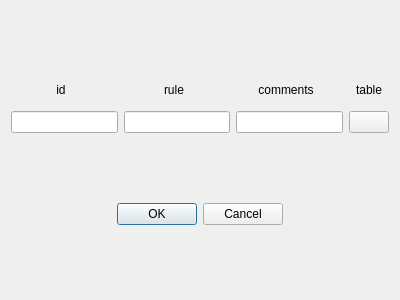
<?xml version="1.0" encoding="UTF-8"?>
<ui version="4.0">
 <class>Dialog_AddNewRow</class>
 <widget class="QDialog" name="Dialog_AddNewRow">
  <property name="geometry">
   <rect>
    <x>0</x>
    <y>0</y>
    <width>400</width>
    <height>300</height>
   </rect>
  </property>
  <property name="windowTitle">
   <string>Dialog</string>
  </property>
  <layout class="QVBoxLayout" name="verticalLayout_5">
   <item>
    <layout class="QHBoxLayout" name="horizontalLayout_2">
     <item>
      <layout class="QVBoxLayout" name="verticalLayout">
       <item>
        <widget class="BodyLabel" name="BodyLabel">
         <property name="sizePolicy">
          <sizepolicy hsizetype="Preferred" vsizetype="Minimum">
           <horstretch>0</horstretch>
           <verstretch>0</verstretch>
          </sizepolicy>
         </property>
         <property name="minimumSize">
          <size>
           <width>0</width>
           <height>20</height>
          </size>
         </property>
         <property name="maximumSize">
          <size>
           <width>100</width>
           <height>30</height>
          </size>
         </property>
         <property name="text">
          <string>id</string>
         </property>
         <property name="alignment">
          <set>Qt::AlignCenter</set>
         </property>
        </widget>
       </item>
       <item>
        <widget class="LineEdit" name="LineEdit"/>
       </item>
      </layout>
     </item>
     <item>
      <layout class="QVBoxLayout" name="verticalLayout_2">
       <item>
        <widget class="BodyLabel" name="BodyLabel_2">
         <property name="sizePolicy">
          <sizepolicy hsizetype="Minimum" vsizetype="Minimum">
           <horstretch>0</horstretch>
           <verstretch>0</verstretch>
          </sizepolicy>
         </property>
         <property name="minimumSize">
          <size>
           <width>0</width>
           <height>10</height>
          </size>
         </property>
         <property name="maximumSize">
          <size>
           <width>100</width>
           <height>30</height>
          </size>
         </property>
         <property name="text">
          <string>rule</string>
         </property>
         <property name="alignment">
          <set>Qt::AlignCenter</set>
         </property>
        </widget>
       </item>
       <item>
        <widget class="LineEdit" name="LineEdit_2"/>
       </item>
      </layout>
     </item>
     <item>
      <layout class="QVBoxLayout" name="verticalLayout_3">
       <item>
        <widget class="BodyLabel" name="BodyLabel_3">
         <property name="sizePolicy">
          <sizepolicy hsizetype="Preferred" vsizetype="Minimum">
           <horstretch>0</horstretch>
           <verstretch>0</verstretch>
          </sizepolicy>
         </property>
         <property name="minimumSize">
          <size>
           <width>0</width>
           <height>20</height>
          </size>
         </property>
         <property name="maximumSize">
          <size>
           <width>100</width>
           <height>30</height>
          </size>
         </property>
         <property name="text">
          <string>comments</string>
         </property>
         <property name="alignment">
          <set>Qt::AlignCenter</set>
         </property>
        </widget>
       </item>
       <item>
        <widget class="LineEdit" name="LineEdit_3"/>
       </item>
      </layout>
     </item>
     <item>
      <layout class="QVBoxLayout" name="verticalLayout_4">
       <item>
        <widget class="BodyLabel" name="BodyLabel_4">
         <property name="sizePolicy">
          <sizepolicy hsizetype="Preferred" vsizetype="Minimum">
           <horstretch>0</horstretch>
           <verstretch>0</verstretch>
          </sizepolicy>
         </property>
         <property name="minimumSize">
          <size>
           <width>0</width>
           <height>20</height>
          </size>
         </property>
         <property name="maximumSize">
          <size>
           <width>100</width>
           <height>30</height>
          </size>
         </property>
         <property name="text">
          <string>table</string>
         </property>
         <property name="alignment">
          <set>Qt::AlignCenter</set>
         </property>
        </widget>
       </item>
       <item>
        <widget class="ComboBox" name="ComboBox"/>
       </item>
      </layout>
     </item>
    </layout>
   </item>
   <item>
    <layout class="QHBoxLayout" name="horizontalLayout">
     <item>
      <spacer name="horizontalSpacer">
       <property name="orientation">
        <enum>Qt::Horizontal</enum>
       </property>
       <property name="sizeHint" stdset="0">
        <size>
         <width>40</width>
         <height>20</height>
        </size>
       </property>
      </spacer>
     </item>
     <item>
      <widget class="QDialogButtonBox" name="buttonBox">
       <property name="orientation">
        <enum>Qt::Horizontal</enum>
       </property>
       <property name="standardButtons">
        <set>QDialogButtonBox::Cancel|QDialogButtonBox::Ok</set>
       </property>
      </widget>
     </item>
     <item>
      <spacer name="horizontalSpacer_2">
       <property name="orientation">
        <enum>Qt::Horizontal</enum>
       </property>
       <property name="sizeHint" stdset="0">
        <size>
         <width>40</width>
         <height>20</height>
        </size>
       </property>
      </spacer>
     </item>
    </layout>
   </item>
  </layout>
 </widget>
 <customwidgets>
  <customwidget>
   <class>ComboBox</class>
   <extends>QPushButton</extends>
   <header>qfluentwidgets</header>
  </customwidget>
  <customwidget>
   <class>BodyLabel</class>
   <extends>QLabel</extends>
   <header>qfluentwidgets</header>
  </customwidget>
  <customwidget>
   <class>LineEdit</class>
   <extends>QLineEdit</extends>
   <header>qfluentwidgets</header>
  </customwidget>
 </customwidgets>
 <resources/>
 <connections>
  <connection>
   <sender>buttonBox</sender>
   <signal>accepted()</signal>
   <receiver>Dialog_AddNewRow</receiver>
   <slot>accept()</slot>
   <hints>
    <hint type="sourcelabel">
     <x>248</x>
     <y>254</y>
    </hint>
    <hint type="destinationlabel">
     <x>157</x>
     <y>274</y>
    </hint>
   </hints>
  </connection>
  <connection>
   <sender>buttonBox</sender>
   <signal>rejected()</signal>
   <receiver>Dialog_AddNewRow</receiver>
   <slot>reject()</slot>
   <hints>
    <hint type="sourcelabel">
     <x>316</x>
     <y>260</y>
    </hint>
    <hint type="destinationlabel">
     <x>286</x>
     <y>274</y>
    </hint>
   </hints>
  </connection>
 </connections>
</ui>
